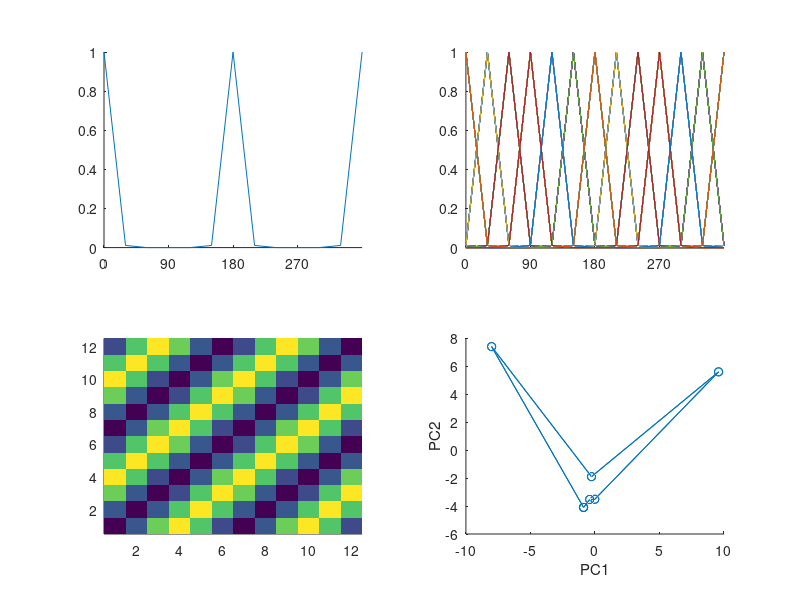

This chart was generated by the following MATLAB code:
% anaRSA
clear all
% close all

%% generate tuning curves

x = 0:30:330;
a1 = 1;
mu1 = 180;
std1 = 10;
tc1 = normpdf(x,mu1,std1);
mu2 = mu1;
std2 = std1;
shift = find(x == mod(mu1+180,360))-find(x==180);
tc2 = normpdf(x,mu2,std2);
tc2 = circshift(tc2,shift);
tc2 = tc1+tc2;
tc = tc2;
tc = repmat(tc,100,1);
for i = 2:size(tc,1)
    tc(i,:) = circshift(tc(i,:),randi(size(tc,2)));
end
tc = tc';
tc = tc./max(tc);

%% rdm

diss = pdist(tc,'spearman');
rdm = squareform(diss);

%% dimensionality reduction

% score = mdscale(rdm,3);
[coeff,score] = pca(zscore(tc));

%% plot

figure

subplot(2,2,1);hold on
plot([x x(1)+360] ,[tc(:,1);tc(1,1)])
xlim([0 360])
xticks([0 90 180 270])

subplot(2,2,2);hold on
plot([x x(1)+360],([tc;tc(1,:)]))
xlim([0 360])
xticks([0 90 180 270])

subplot(2,2,3);hold on
imagesc(rdm)
axis tight

subplot(2,2,4);hold on
plot3([score(:,1);score(1,1)],[score(:,2);score(1,2)],[score(:,3);score(1,3)],'o-')
xlabel('PC1');
ylabel('PC2');
zlabel('PC3');
